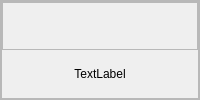
                         <widget class="QFrame" name="frame_9">
                          <property name="frameShape">
                           <enum>QFrame::StyledPanel</enum>
                          </property>
                          <property name="frameShadow">
                           <enum>QFrame::Raised</enum>
                          </property>
                          <layout class="QHBoxLayout" name="horizontalLayout_9">
                           <property name="spacing">
                            <number>0</number>
                           </property>
                           <property name="leftMargin">
                            <number>0</number>
                           </property>
                           <property name="topMargin">
                            <number>0</number>
                           </property>
                           <property name="rightMargin">
                            <number>0</number>
                           </property>
                           <property name="bottomMargin">
                            <number>0</number>
                           </property>
                           <item>
                            <widget class="QFrame" name="frame_27">
                             <property name="frameShape">
                              <enum>QFrame::StyledPanel</enum>
                             </property>
                             <property name="frameShadow">
                              <enum>QFrame::Raised</enum>
                             </property>
                             <layout class="QVBoxLayout" name="verticalLayout_28">
                              <property name="spacing">
                               <number>0</number>
                              </property>
                              <property name="leftMargin">
                               <number>0</number>
                              </property>
                              <property name="topMargin">
                               <number>0</number>
                              </property>
                              <property name="rightMargin">
                               <number>0</number>
                              </property>
                              <property name="bottomMargin">
                               <number>0</number>
                              </property>
                              <item>
                               <widget class="QFrame" name="frame_62">
                                <property name="frameShape">
                                 <enum>QFrame::StyledPanel</enum>
                                </property>
                                <property name="frameShadow">
                                 <enum>QFrame::Raised</enum>
                                </property>
                                <widget class="QLabel" name="label_62">
                                 <property name="geometry">
                                  <rect>
                                   <x>280</x>
                                   <y>110</y>
                                   <width>121</width>
                                   <height>31</height>
                                  </rect>
                                 </property>
                                 <property name="styleSheet">
                                  <string notr="true">font: 10pt &quot;Segoe UI Symbol&quot;;</string>
                                 </property>
                                 <property name="text">
                                  <string>■  MDD Probability</string>
                                 </property>
                                 <property name="alignment">
                                  <set>Qt::AlignLeading|Qt::AlignLeft|Qt::AlignVCenter</set>
                                 </property>
                                </widget>
                                <widget class="QLabel" name="label_63">
                                 <property name="geometry">
                                  <rect>
                                   <x>280</x>
                                   <y>170</y>
                                   <width>121</width>
                                   <height>31</height>
                                  </rect>
                                 </property>
                                 <property name="styleSheet">
                                  <string notr="true">font: 10pt &quot;Segoe UI Symbol&quot;;</string>
                                 </property>
                                 <property name="text">
                                  <string>■  HC Probability</string>
                                 </property>
                                 <property name="alignment">
                                  <set>Qt::AlignLeading|Qt::AlignLeft|Qt::AlignVCenter</set>
                                 </property>
                                </widget>
                                <widget class="QLabel" name="label_64">
                                 <property name="geometry">
                                  <rect>
                                   <x>280</x>
                                   <y>50</y>
                                   <width>121</width>
                                   <height>31</height>
                                  </rect>
                                 </property>
                                 <property name="styleSheet">
                                  <string notr="true">font: 10pt &quot;Segoe UI Symbol&quot;;</string>
                                 </property>
                                 <property name="text">
                                  <string>■  AI Predict</string>
                                 </property>
                                 <property name="alignment">
                                  <set>Qt::AlignLeading|Qt::AlignLeft|Qt::AlignVCenter</set>
                                 </property>
                                </widget>
                                <widget class="QLabel" name="label_9">
                                 <property name="geometry">
                                  <rect>
                                   <x>295</x>
                                   <y>80</y>
                                   <width>71</width>
                                   <height>21</height>
                                  </rect>
                                 </property>
                                 <property name="styleSheet">
                                  <string notr="true">font: 63 14pt &quot;Segoe UI Semibold&quot;;</string>
                                 </property>
                                 <property name="text">
                                  <string>MDD</string>
                                 </property>
                                </widget>
                                <widget class="QLabel" name="label_65">
                                 <property name="geometry">
                                  <rect>
                                   <x>295</x>
                                   <y>140</y>
                                   <width>71</width>
                                   <height>21</height>
                                  </rect>
                                 </property>
                                 <property name="styleSheet">
                                  <string notr="true">font: 63 14pt &quot;Segoe UI Semibold&quot;;</string>
                                 </property>
                                 <property name="text">
                                  <string>MDD</string>
                                 </property>
                                </widget>
                                <widget class="QLabel" name="label_66">
                                 <property name="geometry">
                                  <rect>
                                   <x>295</x>
                                   <y>200</y>
                                   <width>71</width>
                                   <height>21</height>
                                  </rect>
                                 </property>
                                 <property name="styleSheet">
                                  <string notr="true">font: 63 14pt &quot;Segoe UI Semibold&quot;;</string>
                                 </property>
                                 <property name="text">
                                  <string>MDD</string>
                                 </property>
                                </widget>
                               </widget>
                              </item>
                              <item>
                               <widget class="QLabel" name="label_36">
                                <property name="maximumSize">
                                 <size>
                                  <width>16777215</width>
                                  <height>150</height>
                                 </size>
                                </property>
                                <property name="text">
                                 <string>TextLabel</string>
                                </property>
                                <property name="alignment">
                                 <set>Qt::AlignCenter</set>
                                </property>
                               </widget>
                              </item>
                             </layout>
                            </widget>
                           </item>
                          </layout>
                         </widget>
